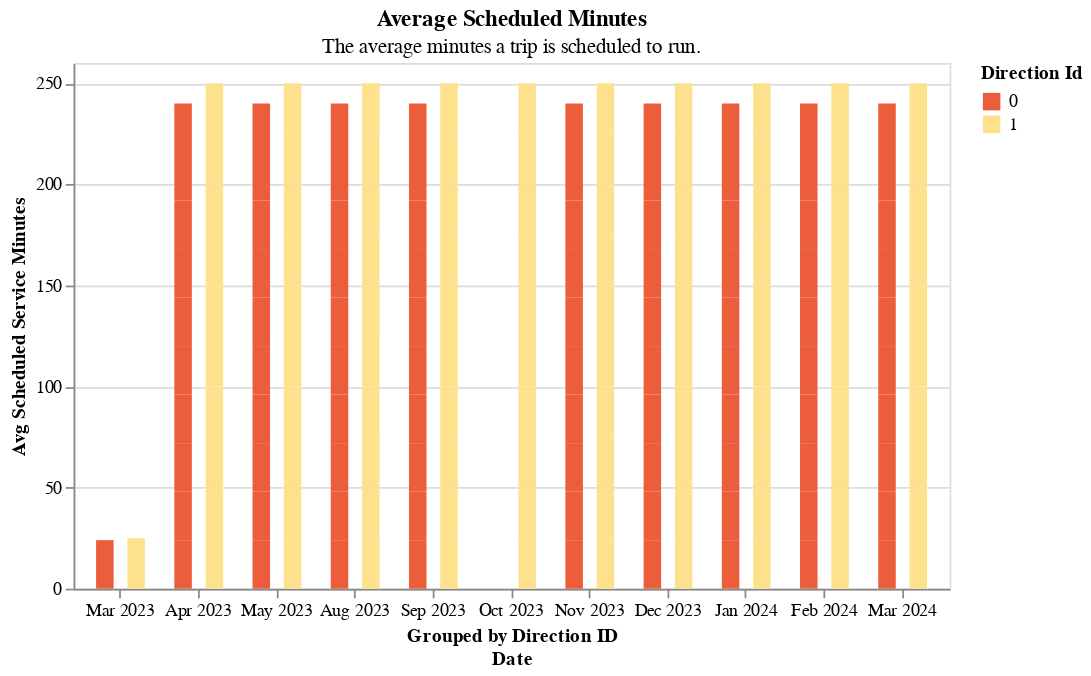

The code cell stored with this chart in its notebook:
### Code cell
grouped_bar_chart(
    df=one_route[one_route.time_period == "all_day"],
    color_col="direction_id",
    y_col="avg_scheduled_service_minutes",
    offset_col="direction_id",
    title="Average Scheduled Minutes",
    subtitle="The average minutes a trip is scheduled to run.",
)

### Figure 1 — Vega-Lite specification as saved in the notebook (floating-point values rounded to 4 significant figures; data arrays with more than 128 entries replaced by an {"elided": "..."} marker saying what was removed)
{"config": {"view": {"continuousWidth": 300, "continuousHeight": 300}}, "data": {"name": "data-6734dc9f50b7014bbb3408c988869a86"}, "mark": {"type": "bar", "size": 10}, "encoding": {"color": {"field": "direction_id", "scale": {"range": ["#ec5d3b", "#fde18d", "#7cc665"]}, "title": "Direction Id", "type": "nominal"}, "tooltip": [{"field": "direction_id", "type": "quantitative"}, {"field": "time_period", "type": "nominal"}, {"field": "route_combined_name", "type": "nominal"}, {"field": "organization_name", "type": "nominal"}, {"field": "service_date", "type": "temporal"}, {"field": "direction_id", "type": "quantitative"}, {"field": "avg_scheduled_service_minutes", "type": "quantitative"}], "x": {"axis": {"format": "%b %Y"}, "field": "service_date", "timeUnit": "yearmonthdate", "title": ["Grouped by Direction ID", "Date"], "type": "ordinal"}, "xOffset": {"field": "direction_id", "title": "Direction Id", "type": "nominal"}, "y": {"field": "avg_scheduled_service_minutes", "title": "Avg Scheduled Service Minutes", "type": "quantitative"}}, "height": 300, "title": {"text": ["Average Scheduled Minutes"], "subtitle": ["The average minutes a trip is scheduled to run."]}, "width": 500, "$schema": "https://vega.github.io/schema/vega-lite/v5.14.1.json", "datasets": {"data-6734dc9f50b7014bbb3408c988869a86": {"elided": "192 records"}}}
